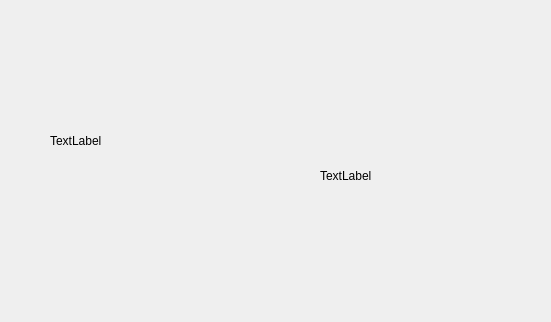
<?xml version="1.0" encoding="UTF-8"?>
<ui version="4.0">
 <class>Widget</class>
 <widget class="QWidget" name="Widget">
  <property name="geometry">
   <rect>
    <x>0</x>
    <y>0</y>
    <width>551</width>
    <height>322</height>
   </rect>
  </property>
  <property name="windowTitle">
   <string>Widget</string>
  </property>
  <widget class="QLabel" name="label">
   <property name="geometry">
    <rect>
     <x>50</x>
     <y>40</y>
     <width>241</width>
     <height>201</height>
    </rect>
   </property>
   <property name="text">
    <string>TextLabel</string>
   </property>
  </widget>
  <widget class="QLabel" name="label_2">
   <property name="geometry">
    <rect>
     <x>320</x>
     <y>60</y>
     <width>261</width>
     <height>231</height>
    </rect>
   </property>
   <property name="text">
    <string>TextLabel</string>
   </property>
  </widget>
 </widget>
 <resources/>
 <connections/>
</ui>
